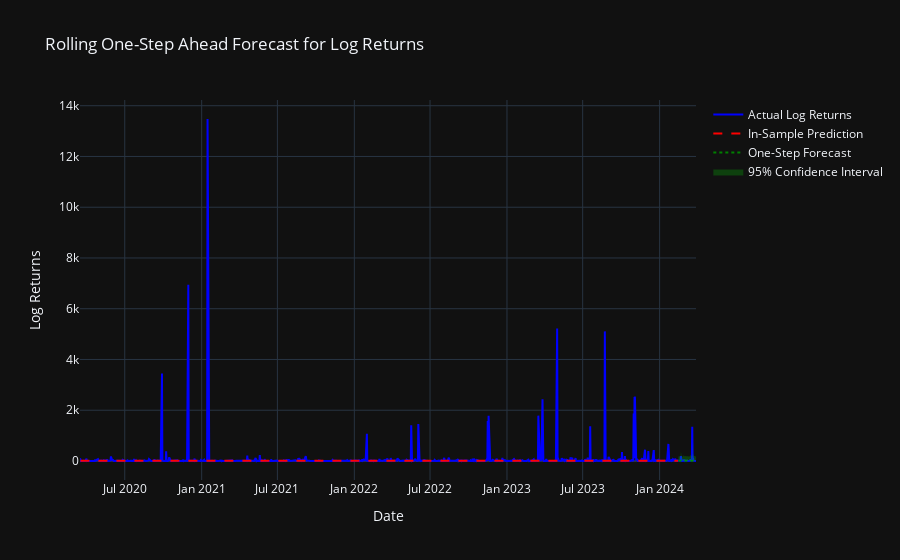

Notebook code cell kept with this figure:
### Markdown cell above
In-sample & Out-of-sample Data (One Step Ahead & 12 Month Forecasting)

### Code cell
import plotly.graph_objects as go

# Train-test split: Exclude the last 30 days for testing
train_data = ticker_data.iloc[:-30]  # (everything except last 30 days)
test_data = ticker_data.iloc[-30:]   # (last 30 days)

# Fit GJR-GARCH(1,1,1) model on the training data
garch_model = arch_model(train_data["Log_Returns"], mean='AR', lags=1, vol='Garch', p=1, o=1, q=1, dist='t')
garch_fit = garch_model.fit(disp='off')

# In-Sample Forecast
train_data["conditional_volatility"] = garch_fit.conditional_volatility  # Model’s in-sample predictions

# Rolling One-Step Ahead Forecast
one_step_forecasts = []
one_step_ci_lower = []
one_step_ci_upper = []

for date in test_data.index:
    updated_model = arch_model(ticker_data.loc[:date, "Log_Returns"], mean='AR', lags=1, vol='Garch', p=1, o=1, q=1, dist='t').fit(disp='off')

    # Forecast one step ahead
    forecast_obj = updated_model.forecast(horizon=1)
    forecast_value_log = forecast_obj.mean.iloc[-1, 0]
    ci_log = forecast_obj.variance.iloc[-1, 0] ** 0.5 * 1.96  # 95% confidence interval

    # Convert log forecasts back to original scale
    forecast_value = np.expm1(forecast_value_log)
    ci_lower = np.expm1(forecast_value_log - ci_log)
    ci_upper = np.expm1(forecast_value_log + ci_log)

    one_step_forecasts.append(forecast_value)
    one_step_ci_lower.append(ci_lower)
    one_step_ci_upper.append(ci_upper)

one_step_forecasts = pd.Series(one_step_forecasts, index=test_data.index)
one_step_ci_lower = pd.Series(one_step_ci_lower, index=test_data.index)
one_step_ci_upper = pd.Series(one_step_ci_upper, index=test_data.index)

# Confidence Interval for 12-Month Forecast
residuals = train_data["Log_Returns"] - garch_fit.conditional_volatility  
std_dev = np.std(residuals)
confidence_interval = np.exp(1.96 * std_dev)  

# Rolling One-Step Ahead Forecast
fig1 = go.Figure()

# Actual Data
fig1.add_trace(go.Scatter(
    x=ticker_data.index,
    y=np.expm1(ticker_data["Log_Returns"]),
    mode='lines',
    name='Actual Log Returns',
    line=dict(color='blue')
))

# In-Sample Predictions
fig1.add_trace(go.Scatter(
    x=train_data.index,
    y=np.expm1(train_data["conditional_volatility"]),
    mode='lines',
    name='In-Sample Prediction',
    line=dict(color='red', dash='dash')
))

# Rolling One-Step Forecast
fig1.add_trace(go.Scatter(
    x=one_step_forecasts.index,
    y=one_step_forecasts,
    mode='lines',
    name='One-Step Forecast',
    line=dict(color='green', dash='dot')
))

# Confidence Interval - Shaded Region
fig1.add_trace(go.Scatter(
    x=one_step_forecasts.index.tolist() + one_step_forecasts.index[::-1].tolist(),
    y=one_step_ci_upper.tolist() + one_step_ci_lower[::-1].tolist(),
    fill='toself',
    fillcolor='rgba(0, 255, 0, 0.2)',
    line=dict(color='rgba(255,255,255,0)'),
    name='95% Confidence Interval'
))

# Customize Layout
fig1.update_layout(
    title="Rolling One-Step Ahead Forecast for Log Returns",
    xaxis_title="Date",
    yaxis_title="Log Returns",
    template="plotly_dark",
    hovermode="x unified"
)

fig1.show()

### Figure 1 — Plotly figure (JSON) as saved in the notebook; plotly's stock layout.template omitted (floating-point values rounded to 4 significant figures; data arrays with more than 128 entries replaced by an {"elided": "..."} marker saying what was removed)
{"data": [{"line": {"color": "blue"}, "mode": "lines", "name": "Actual Log Returns", "type": "scatter", "x": {"elided": "1016 str values"}, "y": {"elided": "1016 float values"}}, {"line": {"color": "red", "dash": "dash"}, "mode": "lines", "name": "In-Sample Prediction", "type": "scatter", "x": {"elided": "986 str values"}, "y": {"elided": "986 float values"}}, {"line": {"color": "green", "dash": "dot"}, "mode": "lines", "name": "One-Step Forecast", "type": "scatter", "x": ["2024-02-15T00:00:00", "2024-02-16T00:00:00", "2024-02-20T00:00:00", "2024-02-21T00:00:00", "2024-02-22T00:00:00", "2024-02-23T00:00:00", "2024-02-26T00:00:00", "2024-02-27T00:00:00", "2024-02-28T00:00:00", "2024-02-29T00:00:00", "2024-03-01T00:00:00", "2024-03-04T00:00:00", "2024-03-05T00:00:00", "2024-03-06T00:00:00", "2024-03-07T00:00:00", "2024-03-08T00:00:00", "2024-03-11T00:00:00", "2024-03-12T00:00:00", "2024-03-13T00:00:00", "2024-03-14T00:00:00", "2024-03-15T00:00:00", "2024-03-18T00:00:00", "2024-03-19T00:00:00", "2024-03-20T00:00:00", "2024-03-21T00:00:00", "2024-03-22T00:00:00", "2024-03-25T00:00:00", "2024-03-26T00:00:00", "2024-03-27T00:00:00", "2024-03-28T00:00:00"], "y": [5.29, 5.327, 5.173, 5.463, 5.25, 5.271, 5.302, 5.385, 5.347, 5.285, 5.374, 5.287, 5.355, 5.294, 5.351, 5.285, 5.308, 5.342, 5.294, 5.313, 5.362, 5.316, 5.388, 5.358, 5.43, 5.39, 5.325, 5.368, 5.341, 5.324]}, {"fill": "toself", "fillcolor": "rgba(0, 255, 0, 0.2)", "line": {"color": "rgba(255,255,255,0)"}, "name": "95% Confidence Interval", "type": "scatter", "x": ["2024-02-15T00:00:00", "2024-02-16T00:00:00", "2024-02-20T00:00:00", "2024-02-21T00:00:00", "2024-02-22T00:00:00", "2024-02-23T00:00:00", "2024-02-26T00:00:00", "2024-02-27T00:00:00", "2024-02-28T00:00:00", "2024-02-29T00:00:00", "2024-03-01T00:00:00", "2024-03-04T00:00:00", "2024-03-05T00:00:00", "2024-03-06T00:00:00", "2024-03-07T00:00:00", "2024-03-08T00:00:00", "2024-03-11T00:00:00", "2024-03-12T00:00:00", "2024-03-13T00:00:00", "2024-03-14T00:00:00", "2024-03-15T00:00:00", "2024-03-18T00:00:00", "2024-03-19T00:00:00", "2024-03-20T00:00:00", "2024-03-21T00:00:00", "2024-03-22T00:00:00", "2024-03-25T00:00:00", "2024-03-26T00:00:00", "2024-03-27T00:00:00", "2024-03-28T00:00:00", "2024-03-28T00:00:00", "2024-03-27T00:00:00", "2024-03-26T00:00:00", "2024-03-25T00:00:00", "2024-03-22T00:00:00", "2024-03-21T00:00:00", "2024-03-20T00:00:00", "2024-03-19T00:00:00", "2024-03-18T00:00:00", "2024-03-15T00:00:00", "2024-03-14T00:00:00", "2024-03-13T00:00:00", "2024-03-12T00:00:00", "2024-03-11T00:00:00", "2024-03-08T00:00:00", "2024-03-07T00:00:00", "2024-03-06T00:00:00", "2024-03-05T00:00:00", "2024-03-04T00:00:00", "2024-03-01T00:00:00", "2024-02-29T00:00:00", "2024-02-28T00:00:00", "2024-02-27T00:00:00", "2024-02-26T00:00:00", "2024-02-23T00:00:00", "2024-02-22T00:00:00", "2024-02-21T00:00:00", "2024-02-20T00:00:00", "2024-02-16T00:00:00", "2024-02-15T00:00:00"], "y": [179.0, 180.8, 190.3, 360.6, 194.5, 180.3, 179.9, 234.7, 188.6, 180.2, 201.8, 181.6, 191.1, 180.7, 190.8, 186.9, 177.5, 190.6, 182.3, 176.6, 243.8, 181.2, 757.2, 209.3, 301.2, 201.9, 185.3, 183.7, 181.0, 181.1, -0.7803, -0.7791, -0.7804, -0.7852, -0.7988, -0.8632, -0.8077, -0.9462, -0.781, -0.8346, -0.7756, -0.7839, -0.7901, -0.777, -0.7898, -0.7897, -0.7819, -0.7898, -0.7835, -0.7996, -0.782, -0.7875, -0.827, -0.7804, -0.7831, -0.8002, -0.8845, -0.8007, -0.7798, -0.7802]}], "layout": {"hovermode": "x unified", "title": {"text": "Rolling One-Step Ahead Forecast for Log Returns"}, "xaxis": {"title": {"text": "Date"}}, "yaxis": {"title": {"text": "Log Returns"}}}}
